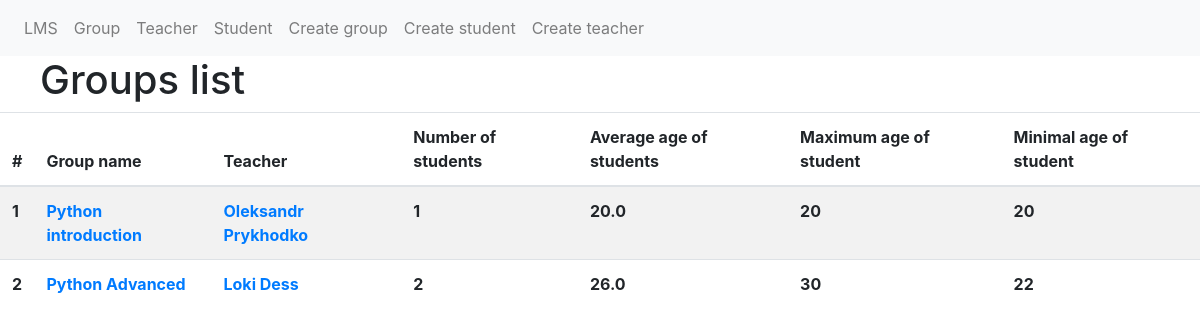
Before: / with the older database file.
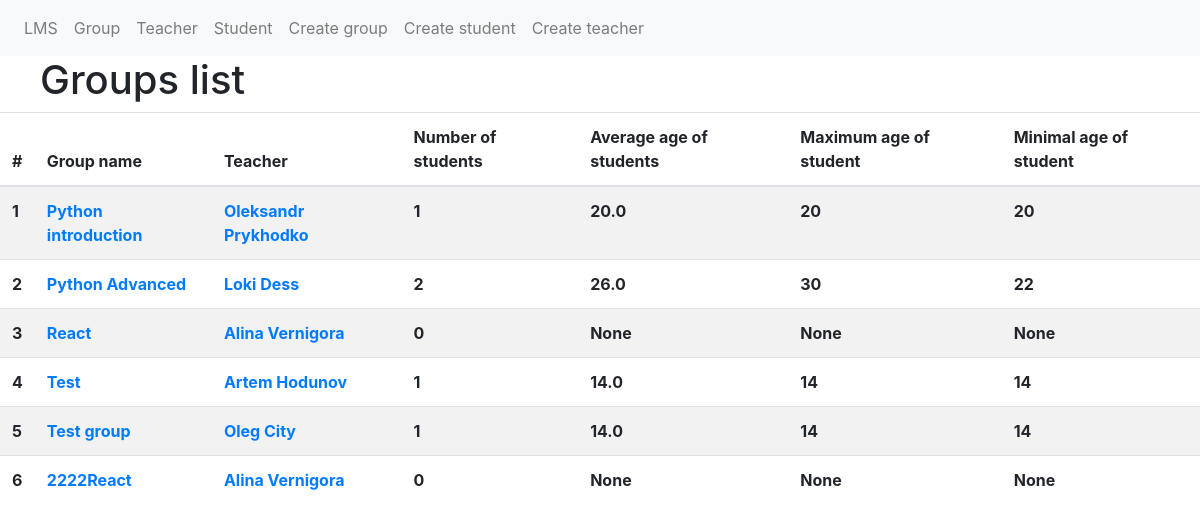
After: the same page with the newer database file.
### core/models.py (models this page shows)
class Group(models.Model):
    name = models.CharField(max_length=255)
    created = models.DateTimeField(auto_now=True)
    updated = models.DateTimeField(auto_now_add=True)
    description = models.TextField()
    teacher = models.ManyToManyField('core.Teacher')
    def __str__(self):
        return self.name

### core/views.py (the view)
# urls.py: path('',IndexView.as_view(template_name='group_detail.html')),
class IndexView(ListView):
    template_name = "group_detail.html"
    def get_queryset(self):
        return Group.objects.get_queryset(
        ).annotate(
            teacher_name=F('teacher__fullname'),
            student_count=Count('student'),
            student_avg_age=Avg('student__age'),
            student_max_age=Max('student__age'),
            student_min_age=Min('student__age'),
        )

### core/templates/group_detail.html
{% extends 'index.html' %} {% block body %}
<div class="row" style="margin-left: 2.5em">
  <h1>Groups list</h1>
</div>
<div class="container-space">
  <table class="table table-striped">
    <thead>
      <tr>
        <th scope="col">#</th>
        <th scope="col">Group name</th>
        <th scope="col">Teacher</th>
        <th scope="col">Number of students</th>
        <th scope="col">Average age of students</th>
        <th scope="col">Maximum age of student</th>
        <th scope="col">Minimal age of student</th>
      </tr>
    </thead>
    <tbody>
      {% for group in object_list.all %}
      <tr>
        <th scope="row">{{ forloop.counter }}</th>
        <th><a href="/group/{{group.id}}">{{group}}</a></th>
        <th>
          <a href="/teacher/{{group.teacher_id}}">{{ group.teacher_name }}</a>
        </th>
        <th scope="row">{{ group.student_count}}</th>
        <th scope="row">{{ group.student_avg_age}}</th>
        <th scope="row">{{ group.student_max_age}}</th>
        <th scope="row">{{ group.student_min_age}}</th>
        {% endfor %}
      </tr>
    </tbody>
  </table>
</div>
{% endblock %}

Changed rows visible on the page:
added Group: name "React", teacher_name "Alina Vernigora", student_count "0", student_avg_age "None", student_max_age "None", student_min_age "None"
added Group: name "Test", teacher_name "Artem Hodunov", student_count "1", student_avg_age "14.0", student_max_age "14", student_min_age "14"
added Group: name "Test group", teacher_name "Oleg City", student_count "1", student_avg_age "14.0", student_max_age "14", student_min_age "14"
added Group: name "2222React", teacher_name "Alina Vernigora", student_count "0", student_avg_age "None", student_max_age "None", student_min_age "None"
